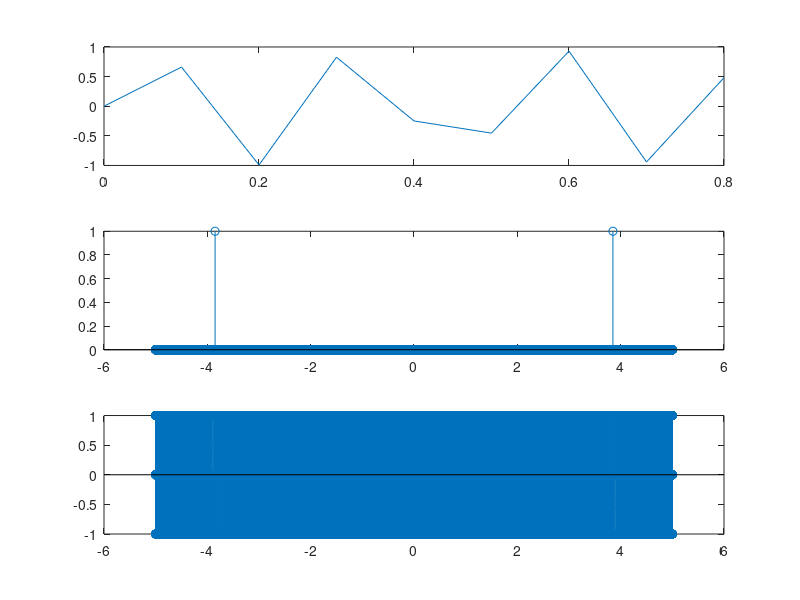

This figure's MATLAB source:
res = 10000; % frequency devisions count under 1 i.e. 0.0001Hz
T = 1;      f = 1/T;
fs = 10;    ts = 1/fs;
t = 0:ts:res*T-ts;
s = sin(2*pi*f*3.85*t);

S = fftshift(fft(s));
N = length(s);
F = -fs/2:fs/N:fs/2-fs/N;

subplot(3,1,1)
plot(t(1:length(t)/res-1),s(1:length(t)/res-1)) % Signal in Time Domain
S = S .* (abs(S)>.1*max(abs(S)));
absS = abs(S)/max(abs(S));
subplot(3,1,2)
stem(F, absS) % Amp
subplot(3,1,3)
stem(F,angle(S)/pi) % Phase